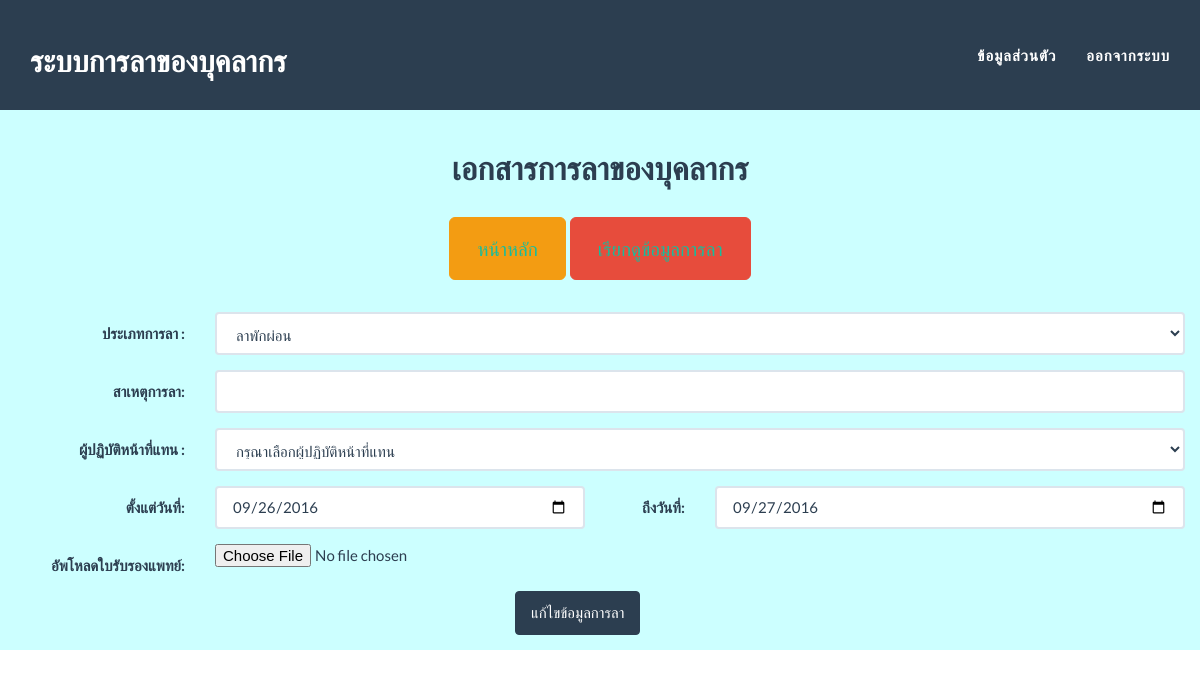
Screenshot of /editla.php?id_detail=81 (signed in) with the database file from the repository.
### tables this page shows
CREATE TABLE IF NOT EXISTS `la_detail` (
  `id_detail` int(11) NOT NULL AUTO_INCREMENT,
  `id_type` int(11) DEFAULT NULL,
  `sdate` varchar(255) DEFAULT NULL,
  `ndate` varchar(255) DEFAULT NULL,
  `comment` varchar(255) DEFAULT NULL,
  `id_personal` int(11) DEFAULT NULL,
  `id_personal_tan` int(11) NOT NULL,
  `now_date` varchar(50) DEFAULT NULL,
  `status1` varchar(255) DEFAULT NULL,
  `status2` varchar(255) DEFAULT NULL,
  `status3` varchar(255) DEFAULT NULL,
  `file` varchar(255) DEFAULT NULL,
  `namla` int(10) DEFAULT NULL,
  `id_boss` int(5) NOT NULL,
  PRIMARY KEY (`id_detail`)
);

CREATE TABLE IF NOT EXISTS `la_type` (
  `id_type` int(11) NOT NULL DEFAULT '0',
  `nametype` varchar(255) DEFAULT NULL,
  PRIMARY KEY (`id_type`)
);

### config.php (called while the page is built, shortened)
<?php
function db()
{
	return $GLOBALS['mysqli'];
}
?>

### editla.php (the view, shortened to what this page needs)
<?php
include 'config.php';
?>
<!DOCTYPE html>
<html lang="en">
	<head>
	<link href="css/bootstrap.min.css" rel="stylesheet">
	<link href="css/freelancer.css" rel="stylesheet">
    <link href="css/font.css" rel="stylesheet">
	<link href="font-awesome/css/font-awesome.min.css" rel="stylesheet" type="text/css">
	</head>
<body id="page-top" class="index">
	<nav class="navbar navbar-default navbar-fixed-top">
	<div class="container">
	<div class="navbar-header page-scroll">
<a class="navbar-brand" href="page2.php">ระบบการลาของบุคลากร</a>
</div>
<div class="collapse navbar-collapse" id="bs-example-navbar-collapse-1">
<ul class="nav navbar-nav navbar-right">
	<li class="page-scroll"><a href="information.php">ข้อมูลส่วนตัว</a></li>
	<li class="page-scroll"><a href="logout.php">ออกจากระบบ</a></li></ul></div></div></nav>
     <div class="col-lg-12" style="background-color:#CCFFFF;">
<br><br><br><br><br><br>
<center><h2>เอกสารการลาของบุคลากร</h2></center><br>
         <center><p><button type="button" class="btn btn-warning btn-lg"><a href="page2.php"></href>หน้าหลัก</button>
<button type="button" class="btn btn-danger btn-lg"><a href="datala.php"></href>เรียกดูข้อมูลการลา</button></a></p></center>
<br>
<?php
$query = db()->query('SELECT id_detail,id_type,sdate,ndate,comment,id_personal,id_personal_tan,now_date,status1,status2,status3,file FROM la_detail where id_detail="'.$_GET['id_detail'].'"');
while(list($id_detail,$id_type,$sdate,$ndate,$comment,$id_personal,$id_personal_tan,$now_date,$status1,$status2,$status3,$file) = $query->fetch_row())
{
?>
<div class="container">
	<div class="row">
	<form class="form-horizontal" action="editlaup.php" method="post" enctype="multipart/form-data">
    <div class="form-group">
	<label class="col-sm-2 control-label">ประเภทการลา :</label>
<div class="col-sm-10">
  <select name="category" class="form-control" >
     <?php  $querytype = db()->query('SELECT id_type,nametype FROM la_type');
		while(list($id_type1,$nametype1) = $querytype->fetch_row())
		{ ?>
 <option value="<?php echo $id_type1;?>" <?php if($id_type1==$id_type){echo "selected";}?>><?php echo $nametype1;?></option>
  <?php }?>
</select>
</div>
</div>
    <div class="form-group">
    <label class="col-sm-2 control-label" >สาเหตุการลา:</label>
    <div class="col-sm-10">
     <input type="text" name="Cause" class="form-control" value="<?php echo $comment;?>">
        </div>
        </div>
    <div class="form-group">
	<label class="col-sm-2 control-label">ผู้ปฏิบัติหน้าที่แทน :</label>
  <div class="col-sm-10">
  <select name="dutytan" class="form-control" >
    <option>กรุณาเลือกผู้ปฏิบัติหน้าที่แทน</option>
</select>
</div>
</div>
	<div class="form-group">
		<label class="col-sm-2 control-label" >ตั้งแต่วันที่:</label>
		<div class="col-sm-4">
			<input type="date" name="sdate" class="form-control" value="<?php echo $sdate;?>">
		</div>
		<label class="col-sm-1 control-label" >ถึงวันที่:</label>
		<div class="col-sm-5">
			<input type="date" name="ndate" class="form-control" value="<?php echo $ndate;?>">
		</div>
        </div>
 <div class="form-group">
    <label class="col-sm-2 control-label" >อัพโหลดใบรับรองแพทย์:</label>
    <div class="col-sm-10">
    <input type="file" name="filepdf" value="<?php echo $file;?>">
        </div>
        </div>
	 <div class="form-group">
	<div class="col-sm-5"></div>
	<div class="col-sm-6">
	 <input a class="btn btn-primary" type="submit" value="แก้ไขข้อมูลการลา"></a></div>
	 </div>
<?php
}
?>
</form>
</body>
</html>

### css/freelancer.css (style rules this page uses)
body { overflow-x: hidden; }
p { font-size: 20px; }
a, a:hover, a:focus, a:active, a.active { outline: 0; color: #18bc9c; }
h1, h2, h3, h4, h5, h6 { text-transform: uppercase; font-family: Montserrat,"Helvetica Neue",Helvetica,Arial,sans-serif; font-weight: 700; }
@media (min-width:768px) { .navbar-fixed-top { padding: 25px 0; -webkit-transition: padding .3s; -moz-transition: padding .3s; transition: padding .3s; } }
@media (min-width:768px) { .navbar-fixed-top .navbar-brand { font-size: 2em; -webkit-transition: all .3s; -moz-transition: all .3s; transition: all .3s; } }
.navbar { text-transform: uppercase; font-family: Montserrat,"Helvetica Neue",Helvetica,Arial,sans-serif; font-weight: 700; }
.navbar .navbar-nav { letter-spacing: 1px; }
.navbar-default, .navbar-inverse { border: 0; }

### rows the page displays
la_detail: category "ลาพักผ่อน", sdate "09/26/2016", ndate "09/27/2016"
